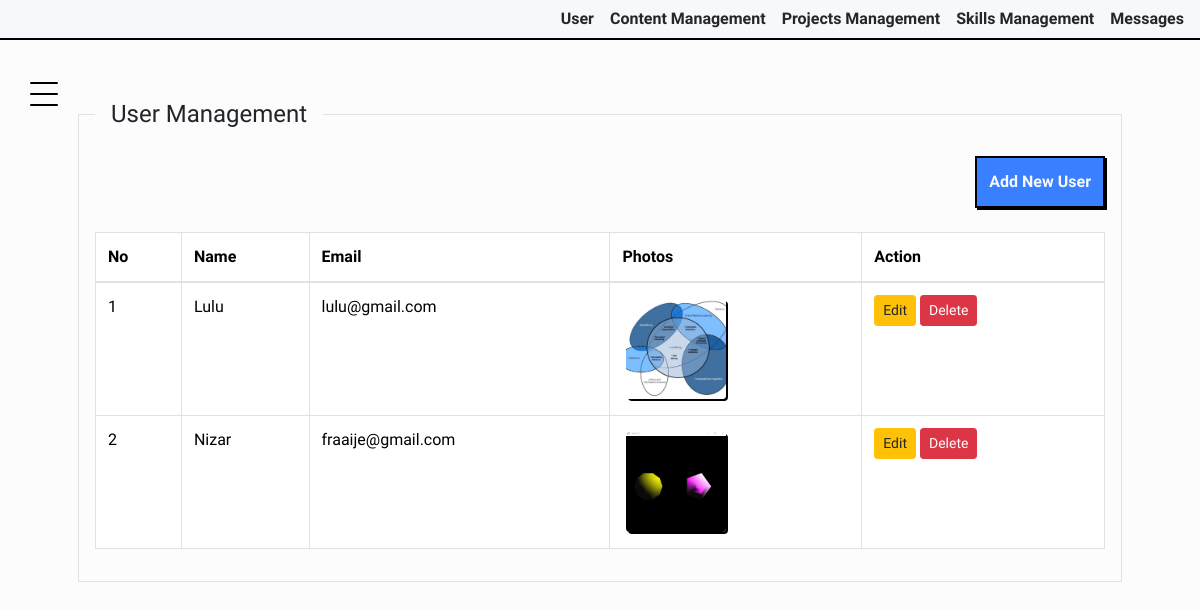
Screenshot of /admin/user.php with the database file from the repository.
### tables this page shows
CREATE TABLE `users` (
  `id` int(11) NOT NULL,
  `nama` varchar(100) NOT NULL,
  `email` varchar(100) NOT NULL,
  `password` varchar(255) NOT NULL,
  `foto` varchar(255) NOT NULL,
  `created_at` timestamp NOT NULL DEFAULT current_timestamp(),
  `updated_at` timestamp NOT NULL DEFAULT current_timestamp() ON UPDATE current_timestamp()
);

### admin/user.php (the view, shortened to what this page needs)
<?php
  include 'connection.php';
  $queryUser = mysqli_query($connection, "SELECT * FROM users");
?>
<!DOCTYPE html>
<html lang="en" class="light-style layout-menu-fixed" dir="ltr" data-theme="theme-default" data-assets-path="../assets/" data-template="vertical-menu-template-free">
<head>
    <link rel="stylesheet" href="../assets/bootstrap-5.3.3-dist/css/bootstrap.min.css" />
    <link rel="stylesheet" href="../assets/style.css">
</head>
<body>
    <div class="layout-wrapper layout-content-navbar">
        <div class="layout-container">
            <?php include 'inc/nav.php'; ?>
            <?php include 'inc/sidebar.php'; ?>
            <div class="content">
                <div class="container-xl mt-5 p-5">
                    <fieldset class="border p-3 border-black border-3">
                        <legend class="float-none w-auto px-3">User Management</legend>
                        <div align="right" class="mb-4">
                            <button class="" onclick="window.location.href='add-user.php';">Add New User</button>
                        </div>
                        <table class="table table-bordered">
                            <thead>
                                <tr>
                                    <th>No</th>
                                    <th>Name</th>
                                    <th>Email</th>
                                    <th>Photos</th>
                                    <th>Action</th>
                                </tr>
                            </thead>
                            <tbody>
                                <?php $no = 1; while ($user = mysqli_fetch_assoc($queryUser)): ?>
                                    <tr>
                                        <td><?php echo $no++ ?></td>
                                        <td><?php echo $user['nama']; ?></td>
                                        <td><?php echo $user['email']; ?></td>
                                        <td>
                                            <img src="upload/<?php echo $user['foto']; ?>" alt="User Photo" style="width: 100px; height: 100px;">
                                        </td>
                                        <td>
                                            <a href="add-user.php?edit=<?php echo $user['id']; ?>" class="btn btn-warning btn-sm">Edit</a>
                                            <a href="user.php?delete=<?php echo $user['id']; ?>" class="btn btn-danger btn-sm" onclick="return confirm('Are you sure you want to delete this user?');">Delete</a>
                                        </td>
                                    </tr>
                                <?php endwhile; ?>
                            </tbody>
                        </table>
                    </div>
            </div>
        </div>
    </div>
</body>
</html>

### assets/style.css (style rules this page uses)
:root { --color: #3880ff; --green: rgb(8, 80, 14); --back: #f6f8fc; --gray: #d6d6d6; --gray2: #bababa; --text: #262627; --text2: #f6f8fc; --switch: #fff; }
body { background-color: var(--back); padding: 0px; margin: 0px; max-height: 100%; max-width: 100%; box-sizing: border-box; overflow-x: overlay; color: var(--text); }
* { font-family: "Work Sans", serif; transition: 0.2s filter, 0.2s scale, 0.2s border-color, 0.2s background-color, 0.2s background-image, transform 0.2s, box-shadow 0.2s; }
button, input[type="button"], input[type="submit"], input[type="reset"] { padding: 12px; background: var(--color); border: 2px solid black; color: var(--text2); margin: 4px; border-radius: 4px; box-shadow: 2px 2px 0px black; cursor: pointer; font-weight: 800; }
::placeholder { color: var(--gray); }
:link { color: var(--text); text-decoration: none; }
img, input[type="input"] { width: 200px; height: 200px; object-fit: cover; border-radius: 4px; border: 2px solid black; margin: 4px; box-shadow: 2px 2px black; cursor: pointer; }

### assets/admin/css/style.css (style rules this page uses)
body { font-family: "Roboto", -apple-system, BlinkMacSystemFont, "Segoe UI", Roboto, "Helvetica Neue", Arial, "Noto Sans", sans-serif, "Apple Color Emoji", "Segoe UI Emoji", "Segoe UI Symbol", "Noto Color Emoji"; background-color: #fcfcfc; }
a { -webkit-transition: .3s all ease; -o-transition: .3s all ease; transition: .3s all ease; }
a, a:hover { text-decoration: none !important; }
body { position: relative; }
body:before { position: absolute; content: ""; z-index: 1; top: 0; left: 0; right: 0; bottom: 0; background-color: rgba(0, 0, 0, 0.5); opacity: 0; visibility: hidden; -webkit-transition: .3s all ease-in-out; -o-transition: .3s all ease-in-out; transition: .3s all ease-in-out; }

### rows the page displays
users: nama "Lulu", email "lulu@gmail.com", foto (picture)
users: nama "Nizar", email "fraaije@gmail.com", foto (picture)
